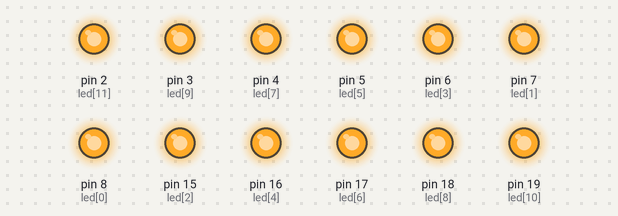
Simulated run of this sketch. Board: Arduino Uno, built with avr-gcc and run on an emulated ATmega328P. Parts: output pins drawn as LEDs (lit = HIGH).

Above: at 0.5 s.
At 3.5 s:
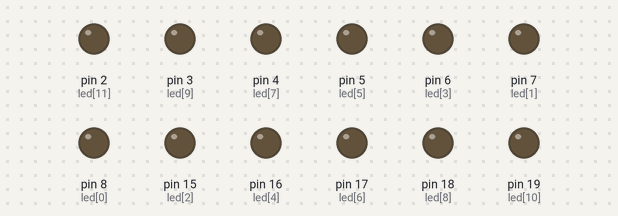
Timing chart, 0 to 4.6 s (numbered marks = the images above):
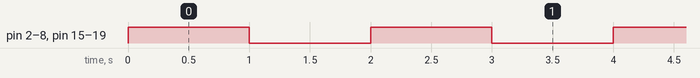

The sketch:

heartLED2.ino
```cpp
int led[12] = {8, 7, 15, 6, 16, 5, 17, 4, 18, 3, 19, 2};
// A1 -> 15 / A2 -> 16 / A3 -> 17 / A4 -> 18 / A5 -> 19

void setup() {
  // put your setup code here, to run once:
  for(int i=0; i<12; i++){
    pinMode(led[i], OUTPUT);
  }
}

void loop() {
  // put your main code here, to run repeatedly:
  for(int i=0; i<12; i++){
    digitalWrite(led[i], HIGH);
  }

  delay(1000);

  for(int i=0; i<12; i++){
    digitalWrite(led[i], LOW);
  }

  delay(1000);
}
```

Measured:
- by itself, pin 2 (led[11]), pin 3 (led[9]), pin 4 (led[7]), pin 5 (led[5]), pin 6 (led[3]), pin 7 (led[1]), pin 8 (led[0]), pin 15 (led[2]), pin 16 (led[4]), pin 17 (led[6]), pin 18 (led[8]), pin 19 (led[10]): alternates HIGH for 1.0 s and LOW for 1.0 s
